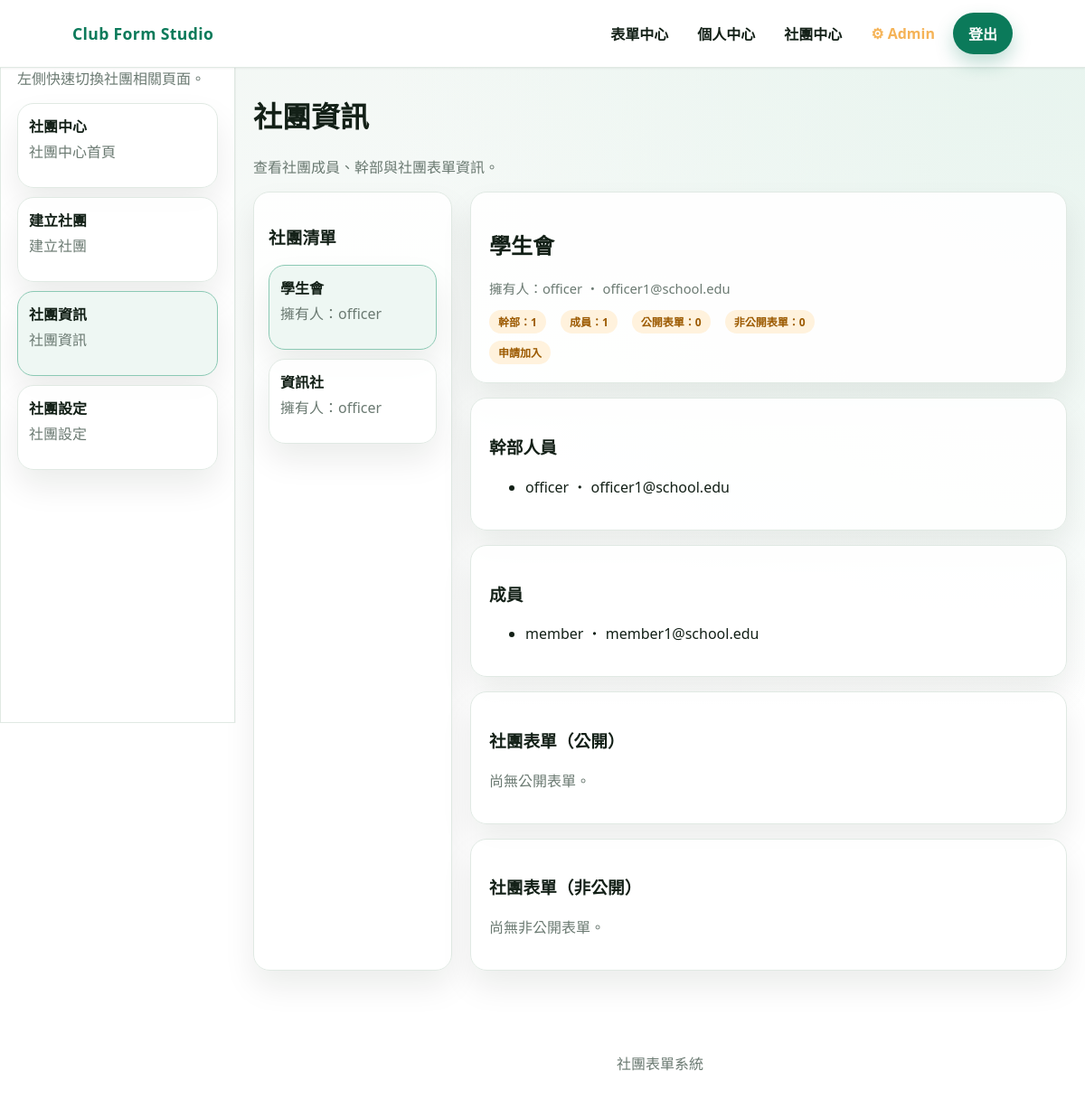
Screenshot of /clubs/manage.php (signed in) with the database file from the repository.
### tables this page shows
CREATE TABLE clubs (
    id            INT PRIMARY KEY AUTO_INCREMENT      COMMENT '社團唯一識別碼',
    name          VARCHAR(100) UNIQUE NOT NULL        COMMENT '社團名稱，不可重複',
    description   TEXT                                COMMENT '社團簡介說明',
    join_mode     ENUM('open','request','invite_only')
                           DEFAULT 'request'          COMMENT '加入模式：open=開放加入, request=需申請審核, invite_only=僅限邀請',
    visibility    ENUM('public','private')
                           DEFAULT 'public'           COMMENT '可見性：public=公開顯示, private=隱藏',
    owner_user_id INT NOT NULL                        COMMENT '社團建立者（持有人），參照 users.id',
    created_at    TIMESTAMP DEFAULT CURRENT_TIMESTAMP COMMENT '社團建立時間',
    updated_at    TIMESTAMP DEFAULT CURRENT_TIMESTAMP
                           ON UPDATE CURRENT_TIMESTAMP COMMENT '最後更新時間',
    FOREIGN KEY (owner_user_id) REFERENCES users(id) ON DELETE RESTRICT,
    INDEX idx_owner (owner_user_id)
);

CREATE TABLE users (
    id          INT PRIMARY KEY AUTO_INCREMENT        COMMENT '使用者唯一識別碼',
    username    VARCHAR(50)  UNIQUE NOT NULL          COMMENT '登入帳號，不可重複',
    password    VARCHAR(255) NOT NULL                 COMMENT '密碼（SHA256 雜湊）',
    email       VARCHAR(100) UNIQUE NOT NULL          COMMENT '電子郵件，不可重複，用於密碼重設',
    role        ENUM('member','owner','club_officer','admin')
                         DEFAULT 'member'             COMMENT '系統層級身份：member=一般會員, owner=幹部, club_officer=社團持有人, admin=管理員',
    created_at           TIMESTAMP DEFAULT CURRENT_TIMESTAMP   COMMENT '帳號建立時間',
    updated_at           TIMESTAMP DEFAULT CURRENT_TIMESTAMP
                         ON UPDATE CURRENT_TIMESTAMP  COMMENT '最後更新時間',
    remember_token_hash  VARCHAR(64) NULL              COMMENT '記住我 Token 的 SHA256 雜湊（每個使用者僅保留最新一個，取代獨立的 remember_tokens 表）'
);

CREATE TABLE club_memberships (
    id         INT PRIMARY KEY AUTO_INCREMENT         COMMENT '關聯記錄唯一識別碼',
    user_id    INT NOT NULL                           COMMENT '使用者 ID，參照 users.id',
    club_id    INT NOT NULL                           COMMENT '社團 ID，參照 clubs.id',
    role       ENUM('member','owner','club_officer')
                        NOT NULL                      COMMENT '社團內角色：member=一般成員, owner=幹部, club_officer=持有人',
    created_at TIMESTAMP DEFAULT CURRENT_TIMESTAMP    COMMENT '加入時間',
    FOREIGN KEY (user_id) REFERENCES users(id) ON DELETE CASCADE,
    FOREIGN KEY (club_id) REFERENCES clubs(id) ON DELETE CASCADE,
    UNIQUE KEY uniq_membership (user_id, club_id),
    INDEX idx_club (club_id),
    INDEX idx_role (role)
);

### clubs/manage.php (the view, shortened to what this page needs)
<?php
$user_raw = isset($_SESSION['user']) ? $_SESSION['user'] : null;
$errors = [];
$is_admin = false;
$clubs = [];
$club = null;
$members = [];
$officers = [];
$public_forms = [];
$private_forms = [];
$selected_id = isset($_GET['id']) ? (int) $_GET['id'] : 0;
try {
    $pdo = get_db();
    $user_stmt = $pdo->prepare('SELECT id, username, role FROM users WHERE username = :u LIMIT 1');
    $user_stmt->execute([':u' => $user_raw]);
    $current_user = $user_stmt->fetch();
    if (!$current_user) {
        $errors[] = '找不到登入帳號資料。';
    } else {
        $is_admin = ($current_user['role'] === 'admin');
    }
    if (empty($errors)) {
        if ($is_admin) {
            $clubs = $pdo->query('SELECT c.id, c.name, u.username AS owner_name FROM clubs c JOIN users u ON u.id = c.owner_user_id ORDER BY c.name ASC')->fetchAll();
        }
    }
    if (empty($clubs)) {
        $errors[] = $is_admin ? '尚未建立任何社團。' : '你尚未加入任何社團。';
    } else {
        if ($selected_id === 0) {
            $selected_id = (int) $clubs[0]['id'];
        } else {
            $allowed_ids = array_map('intval', array_column($clubs, 'id'));
            if (!in_array($selected_id, $allowed_ids, true)) {
                $selected_id = (int) $clubs[0]['id'];
            }
        }
        $stmt = $pdo->prepare('SELECT c.*, u.username AS owner_name, u.email AS owner_email FROM clubs c JOIN users u ON u.id = c.owner_user_id WHERE c.id = :id LIMIT 1');
        $stmt->execute([':id' => $selected_id]);
        $club = $stmt->fetch();
        if (!$club) {
            $errors[] = '找不到指定的社團。';
        } else {
            $member_stmt = $pdo->prepare('SELECT u.username, u.email, m.role FROM club_memberships m JOIN users u ON u.id = m.user_id WHERE m.club_id = :club ORDER BY m.role DESC, u.username ASC');
            $member_stmt->execute([':club' => $club['id']]);
            $members_all = $member_stmt->fetchAll();
            foreach ($members_all as $member) {
                if (in_array($member['role'], ['owner', 'club_officer'], true)) {
                    $officers[] = $member;
                } elseif ($member['role'] === 'member') {
                    $members[] = $member;
                }
            }
        }
    }
} catch (Throwable $e) {
    $errors[] = '資料庫讀取失敗，請稍後再試。';
}
$join_mode_labels = [
    'open' => '開放加入',
    'request' => '申請加入',
    'invite_only' => '僅限邀請',
];
?>
<!doctype html>
<html lang="zh-Hant">
    <head>
        <link rel="stylesheet" href="../css/app.css" />
    </head>
    <body>
        <?php $base_url = '../'; require '../includes/header.php'; ?>
        <main class="section">
            <div class="container">
                <h1>社團資訊</h1>
                <p class="muted">查看社團成員、幹部與社團表單資訊。</p>
                <?php require __DIR__ . '/../includes/right.php'; ?>
                <?php if (!empty($errors)) : ?>
                    <div class="error">
                        <ul>
                            <?php foreach ($errors as $e) : ?>
                                <li><?php echo htmlspecialchars($e); ?></li>
                            <?php endforeach; ?>
                        </ul>
                    </div>
                    <?php if (!$is_admin && in_array('你尚未加入任何社團。', $errors, true)) : ?>
                        <div class="panel" style="padding: 20px">
                            <p class="muted">你目前沒有綁定社團，可請管理員協助設定，或重新註冊並建立/加入社團。</p>
                            <div style="margin-top: 12px; display: flex; gap: 8px; flex-wrap: wrap">
                                <a class="btn btn-primary" href="../register.php">建立/加入社團</a>
                                <a class="btn btn-ghost" href="../index.php">回首頁</a>
                            </div>
                        </div>
                    <?php endif; ?>
                <?php else : ?>
                    <div style="display: grid; gap: 20px; grid-template-columns: minmax(220px, 1fr) minmax(0, 3fr)">
                        <div class="panel" style="padding: 16px">
                            <h3>社團清單</h3>
                            <div style="display: grid; gap: 10px; margin-top: 12px">
                                <?php foreach ($clubs as $item) : ?>
                                    <?php $active = ($club && $club['id'] == $item['id']); ?>
                                    <a
                                        href="./manage.php?id=<?php echo (int) $item['id']; ?>"
                                        class="panel"
                                        style="padding: 12px; border-color: <?php echo $active ? '#8bc9b4' : '#e0e9e3'; ?>; background: <?php echo $active ? '#eef7f3' : 'rgba(255,255,255,0.9)'; ?>"
                                    >
                                        <strong><?php echo htmlspecialchars($item['name']); ?></strong>
                                        <p class="muted" style="margin-top: 4px">擁有人：<?php echo htmlspecialchars($item['owner_name']); ?></p>
                                    </a>
                                <?php endforeach; ?>
                            </div>
                        </div>
                        <div style="display: grid; gap: 16px">
                            <div class="panel" style="padding: 20px">
                                <h2><?php echo htmlspecialchars($club['name']); ?></h2>
                                <p class="meta">擁有人：<?php echo htmlspecialchars($club['owner_name']); ?><?php echo $club['owner_email'] ? ' ・ ' . htmlspecialchars($club['owner_email']) : ''; ?></p>
                                <div style="display: flex; gap: 16px; flex-wrap: wrap; margin-top: 12px">
                                    <span class="pill">幹部：<?php echo number_format(count($officers)); ?></span>
                                    <span class="pill">成員：<?php echo number_format(count($members)); ?></span>
                                    <span class="pill">公開表單：<?php echo number_format(count($public_forms)); ?></span>
                                    <span class="pill">非公開表單：<?php echo number_format(count($private_forms)); ?></span>
                                </div>
                                <div style="display:flex;gap:6px;margin-top:8px;flex-wrap:wrap">
                                    <span class="pill"><?php echo htmlspecialchars($join_mode_labels[$club['join_mode']] ?? '申請加入'); ?></span>
                                </div>
                            </div>
                            <div class="panel" style="padding: 20px">
                                <h3>幹部人員</h3>
                                <?php if (empty($officers)) : ?>
                                    <p class="muted">尚未設定幹部。</p>
                                <?php else : ?>
                                    <ul>
                                        <?php foreach ($officers as $officer) : ?>
                                            <li><?php echo htmlspecialchars($officer['username']); ?><?php echo $officer['email'] ? ' ・ ' . htmlspecialchars($officer['email']) : ''; ?></li>
                                        <?php endforeach; ?>
                                    </ul>
                                <?php endif; ?>
                            </div>
                            <div class="panel" style="padding: 20px">
                                <h3>成員</h3>
                                <?php if (empty($members)) : ?>
                                    <p class="muted">尚未設定成員。</p>
                                <?php else : ?>
                                    <ul>
                                        <?php foreach ($members as $member) : ?>
                                            <li><?php echo htmlspecialchars($member['username']); ?><?php echo $member['email'] ? ' ・ ' . htmlspecialchars($member['email']) : ''; ?></li>
                                        <?php endforeach; ?>
                                    </ul>
                                <?php endif; ?>
                            </div>
                            <div class="panel" style="padding: 20px">
                                <h3>社團表單（公開）</h3>
                                <?php if (empty($public_forms)) : ?>
                                    <p class="muted">尚無公開表單。</p>
                                <?php endif; ?>
                            </div>
                            <div class="panel" style="padding: 20px">
                                <h3>社團表單（非公開）</h3>
                                <?php if (empty($private_forms)) : ?>
                                    <p class="muted">尚無非公開表單。</p>
                                <?php endif; ?>
                            </div>
                        </div>
                    </div>
                <?php endif; ?>
            </div>
        </main>
        <footer class="footer container">社團表單系統</footer>
    </body>
</html>
<?php
exit();

### css/base.css (style rules this page uses)
:root { --bg: #f2f7f4; --bg-soft: #e9f1ed; --card: #ffffff; --text: #132017; --muted: #6b7a72; --brand: #0b7a5a; --brand-strong: #085944; --accent: #f5b357; --border: #e0e9e3; --shadow: 0 18px 35px rgba(10, 24, 18, 0.08); --radius: 18px; --radius-sm: 12px; }
* { box-sizing: border-box; }
body { margin: 0; font-family: "Noto Sans TC", "IBM Plex Sans Thai", "Segoe UI", sans-serif; color: var(--text); background: radial-gradient( circle at top right, #e7f4ee 0%, rgba(231, 244, 238, 0) 45% ), linear-gradient(180deg, var(--bg) 0%, #ffffff 65%); min-height: 100vh; }
a { color: inherit; text-decoration: none; }
.muted { color: var(--muted); }
.meta { color: var(--muted); font-size: 0.92rem; margin-top: 8px; }
.container { max-width: 1040px; margin: 0 auto; padding: 0 20px; }
.section { padding: 8px 0 64px; }
.footer { padding: 26px 0 40px; text-align: center; color: var(--muted); }

### css/components.css (style rules this page uses)
.pill { display: inline-flex; padding: 4px 10px; border-radius: 999px; background: #fff2dd; color: #9c5a00; font-size: 0.75rem; font-weight: 700; }
.panel { background: rgba(255, 255, 255, 0.92); border-radius: var(--radius); border: 1px solid var(--border); box-shadow: var(--shadow); }

### rows the page displays
clubs: name "學生會", owner_user.username "officer", owner_user.email "officer1@school.edu", join_mode "申請加入"
clubs: name "資訊社", owner_user.username "officer"
club_memberships: user.username "officer", user.email "officer1@school.edu"
club_memberships: user.username "member", user.email "member1@school.edu"

### other values shown
$right_note "左側快速切換社團相關頁面。"
$label "社團中心"
$description "社團中心首頁"
$label "建立社團"
$description "建立社團"
$label "社團資訊"
$description "社團資訊"
$label "社團設定"
$description "社團設定"
count($officers) "1"
count($members) "1"
count($public_forms) "0"
count($private_forms) "0"
